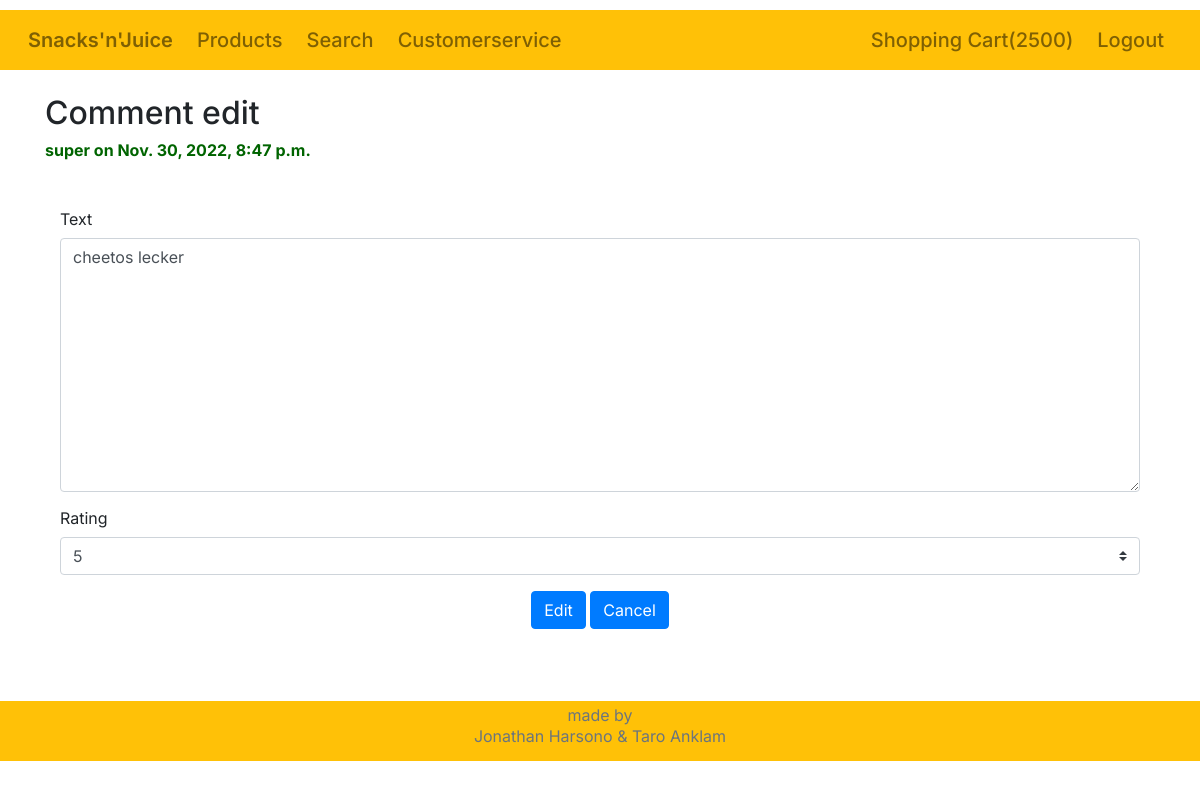
The app's page /snacks/comment/1/edit/ (signed in) with its own data.
### Useradmin/models.py (models this page shows, shortened)
class MyUser(AbstractUser):
    USER_TYPES = [
        ('SU', 'superuser'),
        ('CS', 'customer service'),
        ('CU', 'customer'),
    ]
    date_of_birth = models.DateField(default=get_date_20_years_ago())  # Default is 20 years old
    profile_picture = models.ImageField(upload_to='profile_pictures/', blank=True, null=True)
    some_file = models.FileField(upload_to='uploaded_files/', blank=True, null=True)
    type = models.CharField(max_length=2,
                            choices=USER_TYPES,
                            default='CU')
    def is_superuser_or_staff(self):
        return self.is_superuser or self.is_staff
    def can_delete(self):
        return self.is_superuser_or_staff()
    def count_shopping_cart_items(self):
        count = 0
        if self.is_authenticated:
            shopping_carts = ShoppingCart.objects.filter(benutzer=self)
            if shopping_carts:
                shopping_cart = shopping_carts.first()
                count = shopping_cart.get_number_of_items()
            else:
                ShoppingCart.objects.create(benutzer=self)
        return count

### Shoppingcart/models.py (models this page shows, shortened)
class ShoppingCart(models.Model):
    zeitstempel = models.DateTimeField(default=timezone.now)
    benutzer = models.ForeignKey(settings.AUTH_USER_MODEL,
                                 on_delete=models.CASCADE,
                                 )
    def get_number_of_items(self):
        number_of_items = 0
        shopping_cart_items = ShoppingCartItem.objects.filter(shopping_cart=self)
        for item in shopping_cart_items:
            number_of_items += item.menge
        return number_of_items

class ShoppingCartItem(models.Model):
    produkt_id = models.IntegerField()
    produkt_name = models.CharField(max_length=100)
    preis = models.DecimalField(decimal_places=2, max_digits=10)
    menge = models.IntegerField(default=1, validators=[MinValueValidator(1)])
    shopping_cart = models.ForeignKey(ShoppingCart,
                                      on_delete=models.CASCADE,
                                      )

### Snacks/models.py (models this page shows, shortened)
class Comment(models.Model):
    STERN_BEWERTUNG = [tuple([x, x]) for x in range(0, 6)]
    text = models.TextField(max_length=500)
    sternbewertung = models.IntegerField(choices=STERN_BEWERTUNG, default=5)
    poster = models.ForeignKey(settings.AUTH_USER_MODEL,
                               on_delete=models.CASCADE,
                               related_name='Poster',
                               related_query_name='Posters'
                               )
    timestamp = models.DateTimeField(auto_now_add=True)
    snack = models.ForeignKey(Snack, on_delete=models.CASCADE)
    class Meta:
        ordering = ['timestamp']
        verbose_name = 'Comment'
        verbose_name_plural = 'Comments'

### Snacks/views.py (the view)
# urls.py: path('comment/<int:pk>/edit/', views.comment_edit, name='comment-edit'),
def comment_edit(request, pk: str):
    comment_id = pk
    comment = Comment.objects.filter(id=comment_id).first()
    if request.method == 'POST':
        if 'cancel' in request.POST:
            return redirect('snack-detail', comment.snack.id)
        form = CommentEditForm(request.POST)
        if form.is_valid():
            new_text = form.cleaned_data['text']
            new_bewertung = form.cleaned_data['sternbewertung']
            comment.text = new_text
            comment.sternbewertung = new_bewertung
            comment.save()
        return redirect('snack-detail', comment.snack.id)
    else:
        can_edit = False
        myuser = request.user
        if not myuser.is_anonymous:
            can_edit = (comment.poster == myuser) or myuser.can_delete()
        form = CommentEditForm(request.POST or None, instance=comment)
        context = {'form': form,
                   'can_edit': can_edit,
                   'comment': comment,
                   }
        return render(request, 'comment-edit.html', context)

### Snacks/forms.py (shortened to what this page needs)
class CommentEditForm(forms.ModelForm):
    class Meta:
        model = Comment
        fields = ['text', 'sternbewertung']
        widgets = {
            'sternbewertung': forms.Select(choices=Comment.STERN_BEWERTUNG),
            'comment_id': forms.HiddenInput()
        }
    def __init__(self, *args, **kwargs):
        super().__init__(*args, **kwargs)
        self.fields['sternbewertung'].label = "Rating"
        self.helper = FormHelper()
        self.helper.form_method = 'post'
        self.helper.layout = Layout(
            Column('text', css_class='form-group  mx-auto'),
            Column('sternbewertung', css_class='form-group mx-auto'),
            Div(
                Submit('submit', 'Edit', css_class='btn mx-auto'),
                Submit('cancel', 'Cancel', css_class='btn mx-auto'),
                css_class='text-center'
            ),
        )

### Snacks/templates/comment-edit.html (shortened to what this page needs)
{% extends 'home.html' %}
{% load static %}
{% load crispy_forms_tags %}
{% block content %}
{% block logged_in_content %}
    <div class="container py-4 my-auto">
    <h2>Comment edit</h2>
    <b style="color: darkgreen">{{ comment.poster.username }} on {{ comment.timestamp }}</b><br>
    {% if can_edit %}
        <form method="POST" enctype="multipart/form-data" class="my-5">
            {% crispy form %}
        </form>
    {% else %}
        {{ comment.text }}<br>
    {% endif %}
    </div>
{% endblock %}
{% endblock %}

### templates/home.html (shortened to what this page needs)
{% extends "base.html" %}
{% load static %}
{% load static %}
{% load crispy_forms_tags %}
{% block css %}
    <link rel="stylesheet" type="text/css" href="{% static 'css/home_style.css' %}">
{% endblock %}
{% block header %}
    <div class="mw-100 d-flex justify-content-between" style="height: 10px;">
    </div>
    <nav class="navbar navbar-expand-xl navbar-light bg-warning" style="min-height: 60px;">
        <div class="collapse navbar-collapse my-auto align-items-center" id="navbarSupportedContent">
            <ul class="navbar-nav mr-auto">
                <li class="nav-bar mx-1 my-auto">
                    <a class="nav-link h5 my-auto" href="{% url 'home' %}" style="font-weight: 600;">Snacks'n'Juice</a>
                </li>
                <li class="nav-item mx-1 my-auto">
                    <a class="nav-link h5 my-auto" href="{% url 'snack-list' %}">Products</a>
                </li>
                <li class="nav-item mx-1 my-auto">
                    <a class="nav-link h5 my-auto" href="{% url 'snack-search' %}">Search</a>
                </li>
                {% if user.is_authenticated %}
                    {% if user.can_delete %}
                        <li class="nav-item mx-1 my-auto">
                            <a class="nav-link h5 my-auto" href="{% url 'menu' %}">Customerservice</a>
                        </li>
                    {% endif %}
                {% endif %}
            </ul>
            <ul class="navbar-nav my-auto ml-auto mr-2">
                {% if user.is_authenticated %}
                    <li class="nav-item mx-1">
                        <a class="nav-link h5 my-auto" href="{% url 'shopping-cart-show' %}">
                            Shopping Cart({{ request.user.count_shopping_cart_items }})
                        </a>
                    </li>
                    <li class="nav-item my-auto mx-1">
                        <a class="nav-link h5 my-auto" href="{% url 'logout' %}">Logout</a>
                    </li>
                {% else %}
                    <li class="nav-item my-auto mx-1">
                        <a class="nav-link h5 my-auto" href="{% url 'login' %}">Login</a>
                    </li>
                {% endif %}
            </ul>
        </div>
    </nav>
{% endblock %}
{% block footer %}
    <footer class="container-fluid bg-warning" style="height: 60px;">
        <div class="container text-center p-1" style="max-width: 680px;">
            <span class="text-muted"> made by </span>
            <br>
            <span class="text-muted"> Jonathan Harsono & Taro Anklam </span>
        </div>
    </footer>
{% endblock %}

### static/css/home_style.css (style rules this page uses)
body { background: white; }
body { line-height: 1.3; font-size: 1rem; font-family: 'Inter', sans-serif; }
a { text-decoration: none; color: gray; }

### records on screen
MyUser: user.count_shopping_cart_items "2500"
Comment: poster.username "super", timestamp "Nov. 30, 2022, 8:47 p.m.", text "cheetos lecker", sternbewertung "5"
